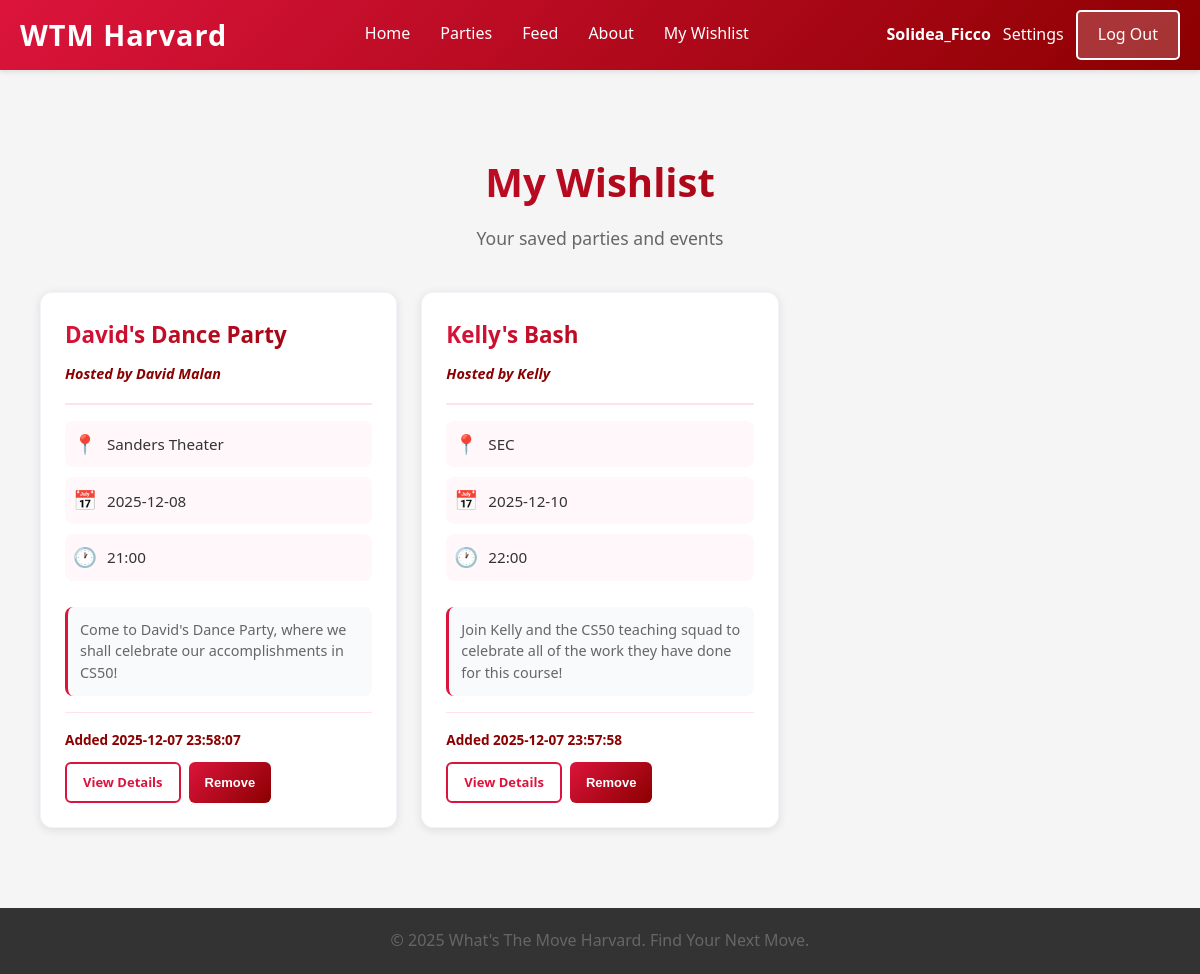
Before: /wishlist (signed in) with the older database file.
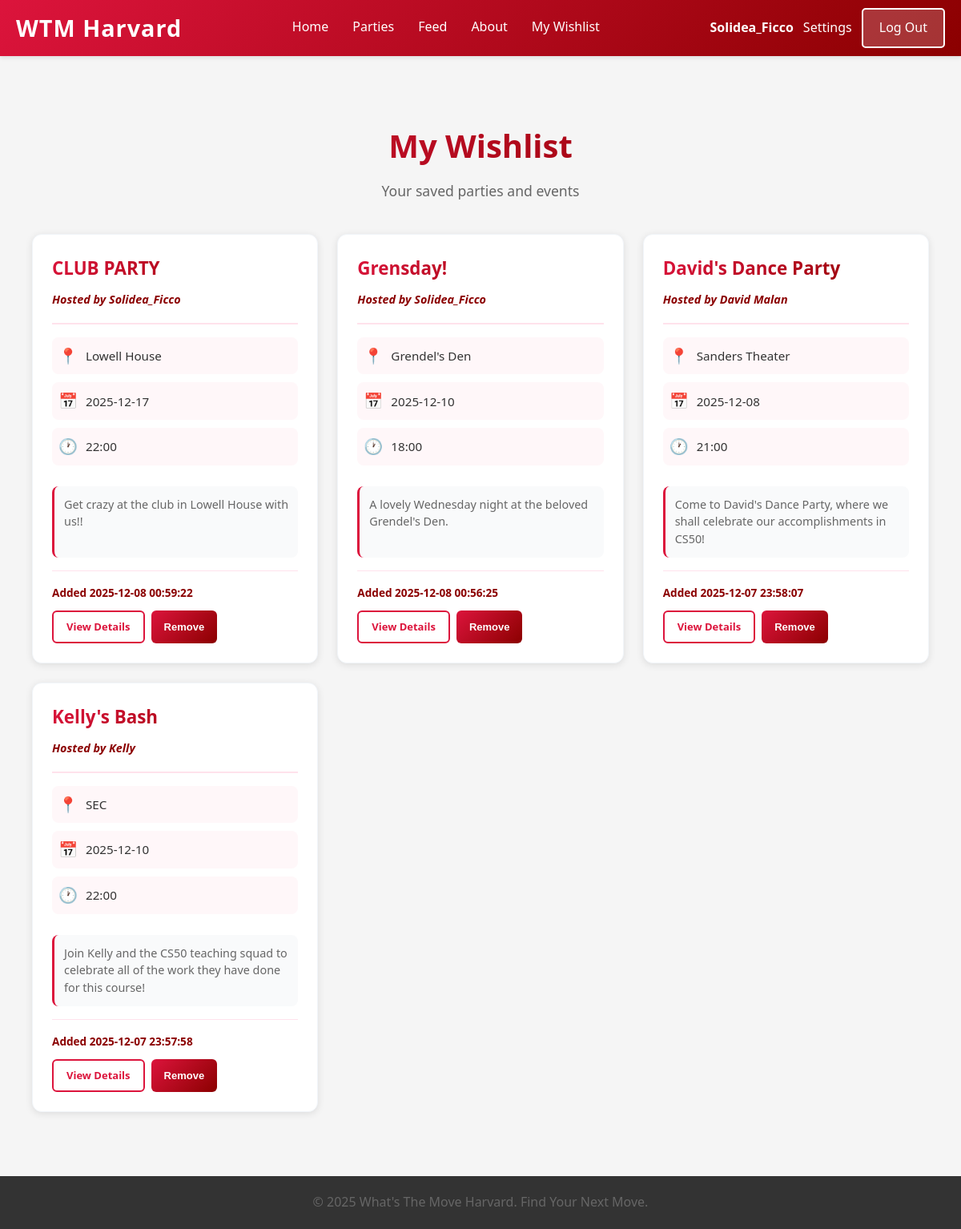
After: the same page with the newer database file.
### tables this page shows
CREATE TABLE users (id INTEGER PRIMARY KEY AUTOINCREMENT NOT NULL, username TEXT NOT NULL, hash TEXT NOT NULL, display_name TEXT);

CREATE TABLE wishlist (
            id INTEGER PRIMARY KEY AUTOINCREMENT,
            user_id INTEGER NOT NULL,
            party_id INTEGER NOT NULL,
            added_at TIMESTAMP DEFAULT CURRENT_TIMESTAMP,
            FOREIGN KEY (user_id) REFERENCES users(id),
            FOREIGN KEY (party_id) REFERENCES parties(id) ON DELETE CASCADE,
            UNIQUE(user_id, party_id)
        );

CREATE TABLE parties (id INTEGER PRIMARY KEY AUTOINCREMENT, user_id INTEGER NOT NULL, host_name TEXT NOT NULL, party_name TEXT NOT NULL, location TEXT NOT NULL, date TEXT NOT NULL, time TEXT NOT NULL, description TEXT, created_at TIMESTAMP DEFAULT CURRENT_TIMESTAMP, latitude REAL, longitude REAL, flyer_path TEXT, FOREIGN KEY (user_id) REFERENCES users(id));

### app.py (the view)
@app.route('/wishlist')
def wishlist_page():
    user = current_user()
    if not user:
        return redirect(url_for('login_page'))
    conn = get_db_connection()
    parties = conn.execute(
        """
        SELECT p.id,
               p.party_name,
               p.location,
               p.date,
               p.time,
               p.description,
               p.host_name,
               p.flyer_path,
               p.created_at,
               u.username AS created_by,
               u.display_name AS verified_host,
               w.added_at
        FROM wishlist w
        JOIN parties p ON w.party_id = p.id
        JOIN users u ON p.user_id = u.id
        WHERE w.user_id = ?
        ORDER BY w.added_at DESC
        """,
        (user['id'],)
    ).fetchall()
    conn.close()  # This allows user to see all parties in their wishlist and their details
    message = "You haven't added any parties to your wishlist yet." if not parties else None
    return render_template('wishlist.html', parties=parties, message=message, user=user)

### app.py (called while the page is built)
def get_db_connection():
    conn = sqlite3.connect(DATABASE)
    conn.row_factory = sqlite3.Row
    return conn

def current_user():
    if 'user_id' in session:
        return {'id': session['user_id'], 'email': session.get('user')}
    return None

### templates/wishlist.html (shortened to what this page needs)
{% extends "template.html" %}
{% block content %}
<div class="wishlist-container">
    <div class="wishlist-header">
        <h1>My Wishlist</h1>
        <p class="wishlist-subtitle">Your saved parties and events</p>
    </div>
    {% if message %}
    <div class="empty-state">
        <div class="empty-icon">📋</div>
        <p class="empty-message">{{ message }}</p>
        <a href="/list" class="btn primary">Browse Parties</a>
    </div>
    {% else %}
    <div class="parties-grid">
        {% for party in parties %}
        <div class="party-card" id="party-card-{{ party.id }}">
            <div class="party-card-header">
                <h3 class="party-name">{{ party.party_name }}</h3>
                <span class="party-host">Hosted by {{ party.host_name }}</span>
            </div>
            <div class="party-details">
                <div class="detail-item">
                    <span class="detail-icon">📍</span>
                    <span class="detail-text">{{ party.location }}</span>
                </div>
                <div class="detail-item">
                    <span class="detail-icon">📅</span>
                    <span class="detail-text">{{ party.date }}</span>
                </div>
                <div class="detail-item">
                    <span class="detail-icon">🕐</span>
                    <span class="detail-text">{{ party.time }}</span>
                </div>
            </div>
            {% if party.description %}
            <p class="party-description">{{ party.description }}</p>
            {% endif %}
            <div class="party-footer">
                <small class="added-date">Added {{ party.added_at }}</small>
                <div class="party-actions">
                    <a href="/party/{{ party.id }}" class="btn btn-sm btn-outline">View Details</a>
                    <button type="button"
                            class="btn btn-sm btn-danger remove-wishlist-btn"
                            data-party-id="{{ party.id }}"
                            data-party-name="{{ party.party_name }}">
                        Remove
                    </button>
                </div>
            </div>
        </div>
        {% endfor %}
    </div>
    {% endif %}
</div>
{% endblock %}

### templates/template.html (shortened to what this page needs)
<!DOCTYPE html>
<html lang="en">
<head>
    <link rel="stylesheet" href="{{ url_for('static', filename='style.css') }}">
</head>
<body>
    <nav class="navbar">
        <div class="nav-container">
            <a href="/" class="nav-logo">WTM Harvard</a>
            <ul class="nav-menu">
                <li class="nav-item">
                    <a href="/" class="nav-link">Home</a>
                </li>
                <li class="nav-item">
                    <a href="/list" class="nav-link">Parties</a>
                </li>
                <li class="nav-item">
                    <a href="/feed" class="nav-link">Feed</a>
                </li>
                <li class="nav-item">
                    <a href="/about" class="nav-link">About</a>
                </li>
                {% if session.get('user') %}
                <li class="nav-item">
                    <a href="/wishlist" class="nav-link">My Wishlist</a>
                </li>
                {% endif %}
            </ul>
            {% if session.get('user') %}
            <div class="nav-auth">
                <span class="nav-user">{{ session.get('username', session.get('user')) }}</span>
                <a href="/settings" class="nav-settings">Settings</a>
                <a href="/logout" class="nav-login">Log Out</a>
            </div>
            {% else %}
            <a href="/login" class="nav-login">Log In</a>
            {% endif %}
        </div>
    </nav>
    <main class="content">
        {% block content %}{% endblock %}
    </main>
    <footer class="footer">
        <p>&copy; 2025 What's The Move Harvard. Find Your Next Move.</p>
    </footer>
</body>
</html>

Changed rows visible on the page:
no longer on this page (row unchanged): users: get "Solidea_Ficco"
added wishlist: party_name "CLUB PARTY", host_name "Solidea_Ficco", location "Lowell House", date "2025-12-17", time "22:00", description "Get crazy at the club in Lowell House with us!!", added_at "2025-12-08 00:59:22"
added wishlist: party_name "Grensday!", host_name "Solidea_Ficco", location "Grendel's Den", date "2025-12-10", time "18:00", description "A lovely Wednesday night at the beloved Grendel's Den.", added_at "2025-12-08 00:56:25"
Other visible differences:
{{ session.get('username', session.get('user')) }}: (not shown) → "Solidea_Ficco"
